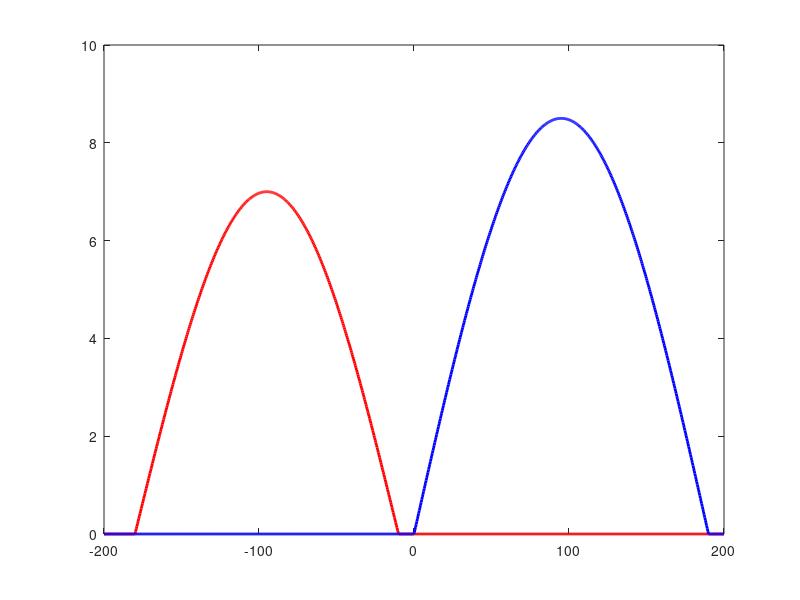

This figure's MATLAB source: (Note: this script raises an error after producing the figure.)
clc; clear;

theta = linspace(-200, 200, 1000);    % زاویه میللنگ (درجه)
Lmax_in = 0.0085 ;    % ماکزیمم بازشدگی ورودی (متر)
Lmax_ex = 0.007;    % ماکزیمم بازشدگی خروجی (متر)

% پارامترهای باز و بسته شدن سوپاپها
intake_open = 0;      % شروع بازشدگی ورودی (درجه)
intake_close = 190;   % پایان بازشدگی ورودی
exhaust_open = -180;  % شروع بازشدگی خروجی (درجه)
exhaust_close = -10;  % پایان بازشدگی خروجی

% مقداردهی اولیه
L_intake = zeros(size(theta));
L_exhaust = zeros(size(theta));

% پروفایل سینوسی bell-shape کامل و نرم برای intake
idx_in = (theta >= intake_open) & (theta <= intake_close);
ttheta_in = (theta(idx_in) - intake_open) / (intake_close - intake_open); % نرمالسازی
L_intake(idx_in) = Lmax_in * sin(pi * ttheta_in);

% پروفایل سینوسی bell-shape کامل و نرم برای exhaust
idx_ex = (theta >= exhaust_open) & (theta <= exhaust_close);
ttheta_ex = (theta(idx_ex) - exhaust_open) / (exhaust_close - exhaust_open); % نرمالسازی
L_exhaust(idx_ex) = Lmax_ex * sin(pi * ttheta_ex);

figure;
plot(theta, L_exhaust*1000, 'r', 'LineWidth',2); hold on;
plot(theta, L_intake*1000, 'b', 'LineWidth',2);
xline(0,'k--','TDC','LabelVerticalAlignment','bottom','LabelHorizontalAlignment','center','LineWidth',1.2);
xlabel('Crank angle (deg)');
ylabel('Valve lift (mm)');
title('Perfect Bell-shape Valve Lift Profile');
legend('Exhaust valve','Intake valve','TDC','Location','northwest');
grid on;
clc; clear;

theta = linspace(-200, 200, 1000);    % زاویه میللنگ (درجه)
Lmax_in = 0.008;    % ماکزیمم بازشدگی ورودی (متر)
Lmax_ex = 0.007;    % ماکزیمم بازشدگی خروجی (متر)

% پارامترهای باز و بسته شدن سوپاپها
intake_open = 0;      % شروع بازشدگی ورودی (درجه)
intake_close = 190;   % پایان بازشدگی ورودی
exhaust_open = -180;  % شروع بازشدگی خروجی (درجه)
exhaust_close = -10;  % پایان بازشدگی خروجی

% زاویه عطف
intake_peak = (intake_open + intake_close)/2;
exhaust_peak = (exhaust_open + exhaust_close)/2;

% مقداردهی اولیه
L_intake = zeros(size(theta));
L_exhaust = zeros(size(theta));

% پروفایل سینوسی bell-shape کامل و نرم برای intake
idx_in = (theta >= intake_open) & (theta <= intake_close);
ttheta_in = (theta(idx_in) - intake_open) / (intake_close - intake_open); % نرمالسازی
L_intake(idx_in) = Lmax_in * sin(pi * ttheta_in);

% پروفایل سینوسی bell-shape کامل و نرم برای exhaust
idx_ex = (theta >= exhaust_open) & (theta <= exhaust_close);
ttheta_ex = (theta(idx_ex) - exhaust_open) / (exhaust_close - exhaust_open); % نرمالسازی
L_exhaust(idx_ex) = Lmax_ex * sin(pi * ttheta_ex);

figure;
plot(theta, L_exhaust*1000, 'r', 'LineWidth',2); hold on;
plot(theta, L_intake*1000, 'b', 'LineWidth',2);

% نمایش TDC
xline(0,'k--','TDC','LabelVerticalAlignment','bottom','LabelHorizontalAlignment','center','LineWidth',1.2);

% نشانهگذاری زاویه عطف هر سوپاپ
plot(intake_peak, Lmax_in*1000, 'bo', 'MarkerFaceColor','b','MarkerSize',7)
text(intake_peak, Lmax_in*1000+0.4, sprintf('Intake Peak (%.1f°, %.1f mm)', intake_peak, Lmax_in*1000), ...
    'HorizontalAlignment','center','Color','b','FontWeight','bold')

plot(exhaust_peak, Lmax_ex*1000, 'ro', 'MarkerFaceColor','r','MarkerSize',7)
text(exhaust_peak, Lmax_ex*1000+0.4, sprintf('Exhaust Peak (%.1f°, %.1f mm)', exhaust_peak, Lmax_ex*1000), ...
    'HorizontalAlignment','center','Color','r','FontWeight','bold')

xlabel('Crank angle (deg)');
ylabel('Valve lift (mm)');
title('Perfect Bell-shape Valve Lift Profile (Peaks Highlighted)');
legend('Exhaust valve','Intake valve','TDC','Location','northwest');
grid on;
